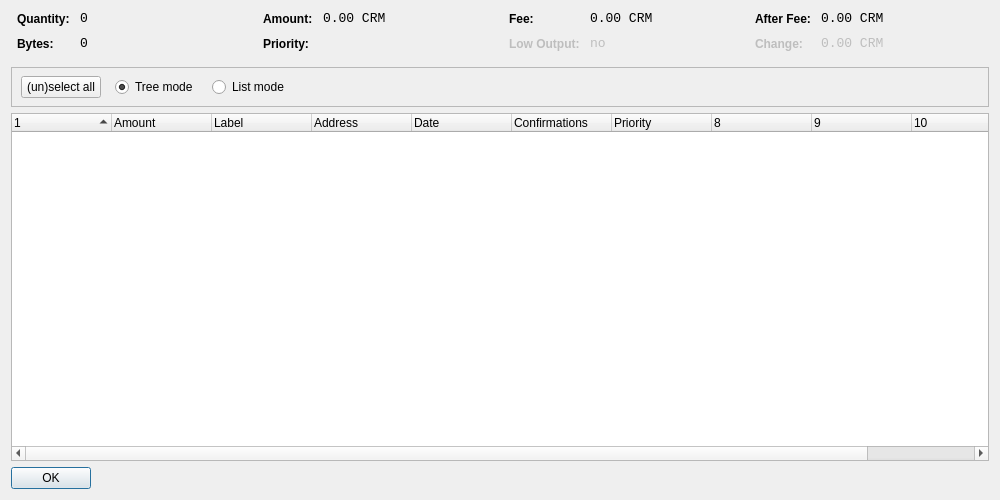
<?xml version="1.0" encoding="UTF-8"?>
<ui version="4.0">
 <class>CoinControlDialog</class>
 <widget class="QDialog" name="CoinControlDialog">
  <property name="geometry">
   <rect>
    <x>0</x>
    <y>0</y>
    <width>1000</width>
    <height>500</height>
   </rect>
  </property>
  <property name="windowTitle">
   <string>Coin Control</string>
  </property>
  <layout class="QVBoxLayout" name="verticalLayout">
   <item>
    <layout class="QHBoxLayout" name="horizontalLayoutTop" stretch="0,0,0,0">
     <property name="topMargin">
      <number>0</number>
     </property>
     <property name="bottomMargin">
      <number>10</number>
     </property>
     <item>
      <layout class="QFormLayout" name="formLayoutCoinControl1">
       <property name="horizontalSpacing">
        <number>10</number>
       </property>
       <property name="verticalSpacing">
        <number>10</number>
       </property>
       <property name="leftMargin">
        <number>6</number>
       </property>
       <property name="rightMargin">
        <number>6</number>
       </property>
       <item row="0" column="0">
        <widget class="QLabel" name="labelCoinControlQuantityText">
         <property name="styleSheet">
          <string notr="true">font-weight:bold;</string>
         </property>
         <property name="text">
          <string>Quantity:</string>
         </property>
        </widget>
       </item>
       <item row="0" column="1">
        <widget class="QLabel" name="labelCoinControlQuantity">
         <property name="font">
          <font>
           <family>Monospace</family>
           <pointsize>10</pointsize>
          </font>
         </property>
         <property name="cursor">
          <cursorShape>IBeamCursor</cursorShape>
         </property>
         <property name="contextMenuPolicy">
          <enum>Qt::ActionsContextMenu</enum>
         </property>
         <property name="text">
          <string notr="true">0</string>
         </property>
         <property name="textInteractionFlags">
          <set>Qt::LinksAccessibleByMouse|Qt::TextSelectableByKeyboard|Qt::TextSelectableByMouse</set>
         </property>
        </widget>
       </item>
       <item row="1" column="0">
        <widget class="QLabel" name="labelCoinControlBytesText">
         <property name="styleSheet">
          <string notr="true">font-weight:bold;</string>
         </property>
         <property name="text">
          <string>Bytes:</string>
         </property>
        </widget>
       </item>
       <item row="1" column="1">
        <widget class="QLabel" name="labelCoinControlBytes">
         <property name="font">
          <font>
           <family>Monospace</family>
           <pointsize>10</pointsize>
          </font>
         </property>
         <property name="cursor">
          <cursorShape>IBeamCursor</cursorShape>
         </property>
         <property name="contextMenuPolicy">
          <enum>Qt::ActionsContextMenu</enum>
         </property>
         <property name="text">
          <string notr="true">0</string>
         </property>
         <property name="textInteractionFlags">
          <set>Qt::LinksAccessibleByMouse|Qt::TextSelectableByKeyboard|Qt::TextSelectableByMouse</set>
         </property>
        </widget>
       </item>
      </layout>
     </item>
     <item>
      <layout class="QFormLayout" name="formLayoutCoinControl2">
       <property name="horizontalSpacing">
        <number>10</number>
       </property>
       <property name="verticalSpacing">
        <number>10</number>
       </property>
       <property name="leftMargin">
        <number>6</number>
       </property>
       <property name="rightMargin">
        <number>6</number>
       </property>
       <item row="0" column="0">
        <widget class="QLabel" name="labelCoinControlAmountText">
         <property name="styleSheet">
          <string notr="true">font-weight:bold;</string>
         </property>
         <property name="text">
          <string>Amount:</string>
         </property>
        </widget>
       </item>
       <item row="0" column="1">
        <widget class="QLabel" name="labelCoinControlAmount">
         <property name="font">
          <font>
           <family>Monospace</family>
           <pointsize>10</pointsize>
          </font>
         </property>
         <property name="cursor">
          <cursorShape>IBeamCursor</cursorShape>
         </property>
         <property name="contextMenuPolicy">
          <enum>Qt::ActionsContextMenu</enum>
         </property>
         <property name="text">
          <string notr="true">0.00 CRM</string>
         </property>
         <property name="textInteractionFlags">
          <set>Qt::LinksAccessibleByMouse|Qt::TextSelectableByKeyboard|Qt::TextSelectableByMouse</set>
         </property>
        </widget>
       </item>
       <item row="1" column="0">
        <widget class="QLabel" name="labelCoinControlPriorityText">
         <property name="styleSheet">
          <string notr="true">font-weight:bold;</string>
         </property>
         <property name="text">
          <string>Priority:</string>
         </property>
        </widget>
       </item>
       <item row="1" column="1">
        <widget class="QLabel" name="labelCoinControlPriority">
         <property name="font">
          <font>
           <family>Monospace</family>
           <pointsize>10</pointsize>
          </font>
         </property>
         <property name="cursor">
          <cursorShape>IBeamCursor</cursorShape>
         </property>
         <property name="contextMenuPolicy">
          <enum>Qt::ActionsContextMenu</enum>
         </property>
         <property name="text">
          <string/>
         </property>
         <property name="textInteractionFlags">
          <set>Qt::LinksAccessibleByMouse|Qt::TextSelectableByKeyboard|Qt::TextSelectableByMouse</set>
         </property>
        </widget>
       </item>
      </layout>
     </item>
     <item>
      <layout class="QFormLayout" name="formLayoutCoinControl3">
       <property name="horizontalSpacing">
        <number>10</number>
       </property>
       <property name="verticalSpacing">
        <number>10</number>
       </property>
       <property name="leftMargin">
        <number>6</number>
       </property>
       <property name="rightMargin">
        <number>6</number>
       </property>
       <item row="0" column="0">
        <widget class="QLabel" name="labelCoinControlFeeText">
         <property name="styleSheet">
          <string notr="true">font-weight:bold;</string>
         </property>
         <property name="text">
          <string>Fee:</string>
         </property>
        </widget>
       </item>
       <item row="0" column="1">
        <widget class="QLabel" name="labelCoinControlFee">
         <property name="font">
          <font>
           <family>Monospace</family>
           <pointsize>10</pointsize>
          </font>
         </property>
         <property name="cursor">
          <cursorShape>IBeamCursor</cursorShape>
         </property>
         <property name="contextMenuPolicy">
          <enum>Qt::ActionsContextMenu</enum>
         </property>
         <property name="text">
          <string notr="true">0.00 CRM</string>
         </property>
         <property name="textInteractionFlags">
          <set>Qt::LinksAccessibleByMouse|Qt::TextSelectableByKeyboard|Qt::TextSelectableByMouse</set>
         </property>
        </widget>
       </item>
       <item row="1" column="0">
        <widget class="QLabel" name="labelCoinControlLowOutputText">
         <property name="enabled">
          <bool>false</bool>
         </property>
         <property name="styleSheet">
          <string notr="true">font-weight:bold;</string>
         </property>
         <property name="text">
          <string>Low Output:</string>
         </property>
        </widget>
       </item>
       <item row="1" column="1">
        <widget class="QLabel" name="labelCoinControlLowOutput">
         <property name="enabled">
          <bool>false</bool>
         </property>
         <property name="font">
          <font>
           <family>Monospace</family>
           <pointsize>10</pointsize>
          </font>
         </property>
         <property name="cursor">
          <cursorShape>IBeamCursor</cursorShape>
         </property>
         <property name="contextMenuPolicy">
          <enum>Qt::ActionsContextMenu</enum>
         </property>
         <property name="text">
          <string notr="true">no</string>
         </property>
         <property name="textInteractionFlags">
          <set>Qt::LinksAccessibleByMouse|Qt::TextSelectableByKeyboard|Qt::TextSelectableByMouse</set>
         </property>
        </widget>
       </item>
      </layout>
     </item>
     <item>
      <layout class="QFormLayout" name="formLayoutCoinControl4">
       <property name="horizontalSpacing">
        <number>10</number>
       </property>
       <property name="verticalSpacing">
        <number>10</number>
       </property>
       <property name="leftMargin">
        <number>6</number>
       </property>
       <property name="rightMargin">
        <number>6</number>
       </property>
       <item row="0" column="0">
        <widget class="QLabel" name="labelCoinControlAfterFeeText">
         <property name="styleSheet">
          <string notr="true">font-weight:bold;</string>
         </property>
         <property name="text">
          <string>After Fee:</string>
         </property>
        </widget>
       </item>
       <item row="0" column="1">
        <widget class="QLabel" name="labelCoinControlAfterFee">
         <property name="font">
          <font>
           <family>Monospace</family>
           <pointsize>10</pointsize>
          </font>
         </property>
         <property name="cursor">
          <cursorShape>IBeamCursor</cursorShape>
         </property>
         <property name="contextMenuPolicy">
          <enum>Qt::ActionsContextMenu</enum>
         </property>
         <property name="text">
          <string notr="true">0.00 CRM</string>
         </property>
         <property name="textInteractionFlags">
          <set>Qt::LinksAccessibleByMouse|Qt::TextSelectableByKeyboard|Qt::TextSelectableByMouse</set>
         </property>
        </widget>
       </item>
       <item row="1" column="0">
        <widget class="QLabel" name="labelCoinControlChangeText">
         <property name="enabled">
          <bool>false</bool>
         </property>
         <property name="styleSheet">
          <string notr="true">font-weight:bold;</string>
         </property>
         <property name="text">
          <string>Change:</string>
         </property>
        </widget>
       </item>
       <item row="1" column="1">
        <widget class="QLabel" name="labelCoinControlChange">
         <property name="enabled">
          <bool>false</bool>
         </property>
         <property name="font">
          <font>
           <family>Monospace</family>
           <pointsize>10</pointsize>
          </font>
         </property>
         <property name="cursor">
          <cursorShape>IBeamCursor</cursorShape>
         </property>
         <property name="contextMenuPolicy">
          <enum>Qt::ActionsContextMenu</enum>
         </property>
         <property name="text">
          <string notr="true">0.00 CRM</string>
         </property>
         <property name="textInteractionFlags">
          <set>Qt::LinksAccessibleByMouse|Qt::TextSelectableByKeyboard|Qt::TextSelectableByMouse</set>
         </property>
        </widget>
       </item>
      </layout>
     </item>
    </layout>
   </item>
   <item>
    <widget class="QFrame" name="frame">
     <property name="minimumSize">
      <size>
       <width>0</width>
       <height>40</height>
      </size>
     </property>
     <property name="frameShape">
      <enum>QFrame::StyledPanel</enum>
     </property>
     <property name="frameShadow">
      <enum>QFrame::Sunken</enum>
     </property>
     <widget class="QWidget" name="horizontalLayoutWidget">
      <property name="geometry">
       <rect>
        <x>10</x>
        <y>0</y>
        <width>781</width>
        <height>41</height>
       </rect>
      </property>
      <layout class="QHBoxLayout" name="horizontalLayoutPanel" stretch="0,0,0,0,0">
       <property name="spacing">
        <number>14</number>
       </property>
       <item>
        <widget class="QPushButton" name="pushButtonSelectAll">
         <property name="sizePolicy">
          <sizepolicy hsizetype="Maximum" vsizetype="Fixed">
           <horstretch>0</horstretch>
           <verstretch>0</verstretch>
          </sizepolicy>
         </property>
         <property name="text">
          <string>(un)select all</string>
         </property>
        </widget>
       </item>
       <item>
        <widget class="QRadioButton" name="radioTreeMode">
         <property name="sizePolicy">
          <sizepolicy hsizetype="Maximum" vsizetype="Fixed">
           <horstretch>0</horstretch>
           <verstretch>0</verstretch>
          </sizepolicy>
         </property>
         <property name="text">
          <string>Tree mode</string>
         </property>
         <property name="checked">
          <bool>true</bool>
         </property>
        </widget>
       </item>
       <item>
        <widget class="QRadioButton" name="radioListMode">
         <property name="sizePolicy">
          <sizepolicy hsizetype="Maximum" vsizetype="Fixed">
           <horstretch>0</horstretch>
           <verstretch>0</verstretch>
          </sizepolicy>
         </property>
         <property name="text">
          <string>List mode</string>
         </property>
        </widget>
       </item>
       <item>
        <spacer name="horizontalSpacer">
         <property name="orientation">
          <enum>Qt::Horizontal</enum>
         </property>
         <property name="sizeHint" stdset="0">
          <size>
           <width>40</width>
           <height>20</height>
          </size>
         </property>
        </spacer>
       </item>
      </layout>
     </widget>
    </widget>
   </item>
   <item>
    <widget class="CoinControlTreeWidget" name="treeWidget">
     <property name="contextMenuPolicy">
      <enum>Qt::CustomContextMenu</enum>
     </property>
     <property name="sortingEnabled">
      <bool>false</bool>
     </property>
     <property name="columnCount">
      <number>11</number>
     </property>
     <attribute name="headerShowSortIndicator" stdset="0">
      <bool>true</bool>
     </attribute>
     <attribute name="headerStretchLastSection">
      <bool>false</bool>
     </attribute>
     <column>
      <property name="text">
       <string/>
      </property>
     </column>
     <column>
      <property name="text">
       <string>Amount</string>
      </property>
     </column>
     <column>
      <property name="text">
       <string>Label</string>
      </property>
     </column>
     <column>
      <property name="text">
       <string>Address</string>
      </property>
     </column>
     <column>
      <property name="text">
       <string>Date</string>
      </property>
     </column>
     <column>
      <property name="text">
       <string>Confirmations</string>
      </property>
      <property name="toolTip">
       <string>Confirmed</string>
      </property>
     </column>
     <column>
      <property name="text">
       <string>Priority</string>
      </property>
     </column>
     <column>
      <property name="text">
       <string/>
      </property>
     </column>
     <column>
      <property name="text">
       <string/>
      </property>
     </column>
     <column>
      <property name="text">
       <string/>
      </property>
     </column>
     <column>
      <property name="text">
       <string/>
      </property>
     </column>
    </widget>
   </item>
   <item>
    <widget class="QDialogButtonBox" name="buttonBox">
     <property name="sizePolicy">
      <sizepolicy hsizetype="Maximum" vsizetype="Fixed">
       <horstretch>0</horstretch>
       <verstretch>0</verstretch>
      </sizepolicy>
     </property>
     <property name="orientation">
      <enum>Qt::Horizontal</enum>
     </property>
     <property name="standardButtons">
      <set>QDialogButtonBox::Ok</set>
     </property>
    </widget>
   </item>
  </layout>
 </widget>
 <customwidgets>
  <customwidget>
   <class>CoinControlTreeWidget</class>
   <extends>QTreeWidget</extends>
   <header>coincontroltreewidget.h</header>
  </customwidget>
 </customwidgets>
 <resources/>
 <connections/>
</ui>
